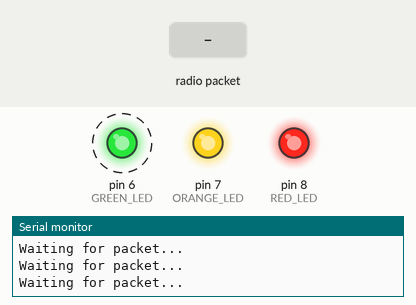
A sketch run on a simulated Arduino Uno, built with avr-gcc and run on an emulated ATmega328P. On the bench: output pins drawn as LEDs (lit = HIGH), the last lines printed to the serial monitor. Dashed ring = blinking. The test bench sets the inputs (shaded band). No radio packets arrive unless stated; pins used as bus, display or sensor lines are not drawn.

Above: at 0.94 s.
1.3 s: radio packet "1" arrives
At 1.39 s:
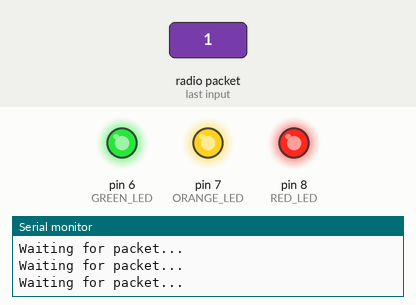
Timing chart, 0 to 10.3 s (numbered marks = the images above; inputs shaded):
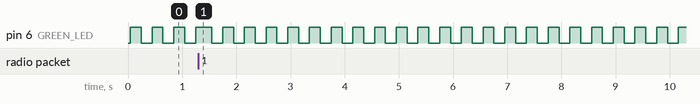

The sketch:

05_Radio_Test.ino
```cpp
// Title:
// Author: Alex Riebe
// Description: This program tests the functionality

// Libraries
#include <RHReliableDatagram.h>
#include <RH_RF69.h>

//define addresses
#define CLIENT_ADDRESS 1
#define SERVER_ADDRESS 2

//define radio freq
#define RF69_FREQ 915.0


//define pins
const uint8_t RFM69_CS{10};
const uint8_t RFM69_INT{2};
const uint8_t RFM69_RST{14};

const uint8_t  GREEN_LED{6};
const uint8_t  ORANGE_LED{7};
const uint8_t  RED_LED{8};

const uint8_t  POWER_PIN{9};

// Singleton instance of the radio driver
RH_RF69 driver(RFM69_CS, RFM69_INT);

// Class to manage message delivery and receipt, using the driver declared above
RHReliableDatagram manager(driver, SERVER_ADDRESS);

uint8_t data[] = "And hello back to you";
// Dont put this on the stack:
uint8_t buf[RH_RF69_MAX_MESSAGE_LEN];

void setup() {
  Serial.begin(9600);

  // initialize digital LED pins and power gate pin as outputs.
  pinMode(GREEN_LED, OUTPUT);
  pinMode(ORANGE_LED, OUTPUT);
  pinMode(RED_LED, OUTPUT);
  pinMode(POWER_PIN, OUTPUT);


  // turn on load switch
  digitalWrite(POWER_PIN, HIGH);

  //radio setup
  pinMode(RFM69_RST, OUTPUT);
  digitalWrite(RFM69_RST, LOW);

  pinMode(RFM69_CS, OUTPUT);   // cs
  digitalWrite(RFM69_CS, LOW);
  delay(10);
  digitalWrite(RFM69_CS, HIGH);

  // manual reset
  digitalWrite(RFM69_RST, HIGH);
  delay(10);
  digitalWrite(RFM69_RST, LOW);
  delay(10);

  Serial.println("Initializing radio...");
  if (!driver.init()) {
    Serial.println("Driver init failed — check wiring");
    while (1);
  }
  Serial.println("Driver init OK");

  digitalWrite(ORANGE_LED, HIGH);

  if (!manager.init()) {
    Serial.println("Manager init failed — check interrupt pin or address");
    while (1);
  }
  Serial.println("Manager init OK");


  // If you are using a high power RF69 eg RFM69HW, you *must* set a Tx power with the
  // ishighpowermodule flag set like this:
  if (!driver.setFrequency(RF69_FREQ)) {
    Serial.println("setFrequency failed");
  }

  driver.setTxPower(20, true);

  digitalWrite(RED_LED, HIGH);
}

void loop() {
  if (manager.available())
  {
    //digitalWrite(GREEN_LED, !digitalRead(GREEN_LED));
    //digitalWrite(GREEN_LED, HIGH);
    // Wait for a message addressed to us from the client
    uint8_t len = sizeof(buf);
    uint8_t from;
    if (manager.recvfromAck(buf, &len, &from))
    {
      Serial.print("got request from : 0x");
      Serial.print(from, HEX);
      Serial.print(": ");
      Serial.println((char*)buf);

      // Send a reply back to the originator client
      if (!manager.sendtoWait(data, sizeof(data), from))
        Serial.println("sendtoWait failed");
    }
  }
  Serial.println("Waiting for packet...");
  digitalWrite(GREEN_LED, !digitalRead(GREEN_LED));
  delay(200);
}
```

Measured:
- by itself, pin 6 (GREEN_LED): alternates HIGH for 0.20 s and LOW for 0.20 s
